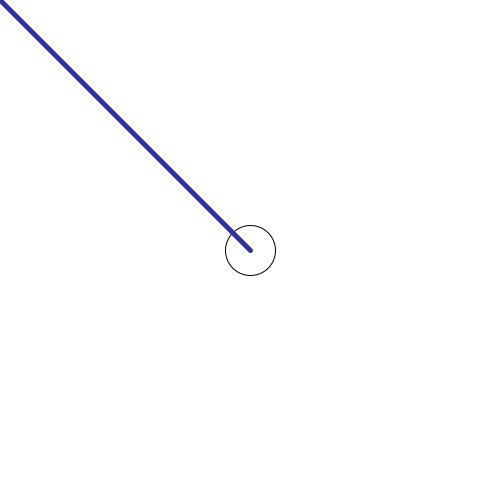
Frame 1 (no input)
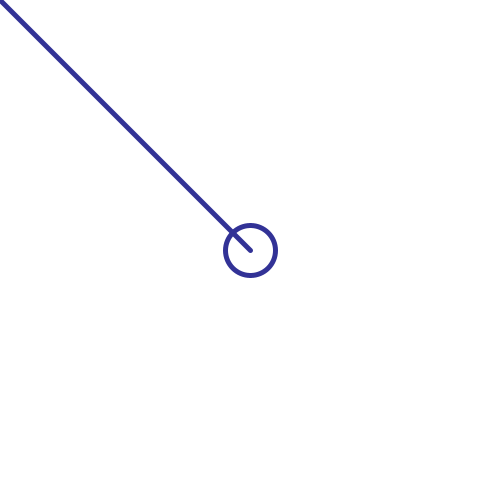
Frame 60 (the mouse pressed at the canvas centre just before this capture)
Frame 120 (the mouse held since frame 60 and released just before this capture): identical to frame 60, image omitted

The Processing sketch that drew these frames (run headless with seeded random() and noise(); from frame 60 on, the mouse is pressed at the canvas centre):

// Processing sketch: addingInSetupAndDraw
// ── addingInSetupAndDraw.pde
void setup() { //Runs once
  //set up the screen
  size(500, 500);
}

void draw() { //Runs 30 times per second
  //set background to white
  background(255);
  
  //strokeWeight(1);
  //draw a circle in the middle
  ellipse(width/2, height/2, 50, 50);

  //draw a line to the middle of the screen
  stroke(50, 50, 150); 
  strokeWeight(5);  
  line(0, 0, width/2, height/2);
}
